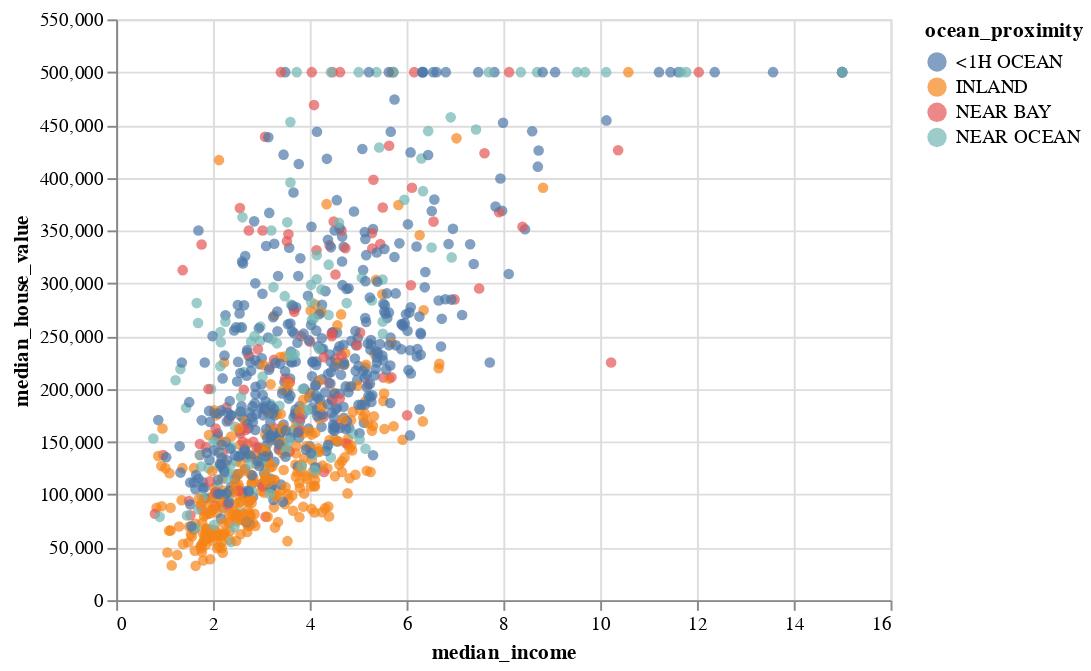

Write notebook code for a chart like this one.
### Code cell
alt.Chart(sample).mark_circle().encode(
    x = "median_income", 
    y = "median_house_value",
    color = "ocean_proximity"
)

### Figure 1 — Vega-Lite specification as saved in the notebook (floating-point values rounded to 4 significant figures; data arrays with more than 128 entries replaced by an {"elided": "..."} marker saying what was removed)
{"config": {"view": {"continuousWidth": 400, "continuousHeight": 300}}, "data": {"name": "data-0a13e6eee0b114e7aa0ce13152453266"}, "mark": "circle", "encoding": {"color": {"type": "nominal", "field": "ocean_proximity"}, "x": {"type": "quantitative", "field": "median_income"}, "y": {"type": "quantitative", "field": "median_house_value"}}, "$schema": "https://vega.github.io/schema/vega-lite/v4.8.1.json", "datasets": {"data-0a13e6eee0b114e7aa0ce13152453266": {"elided": "1000 records"}}}
